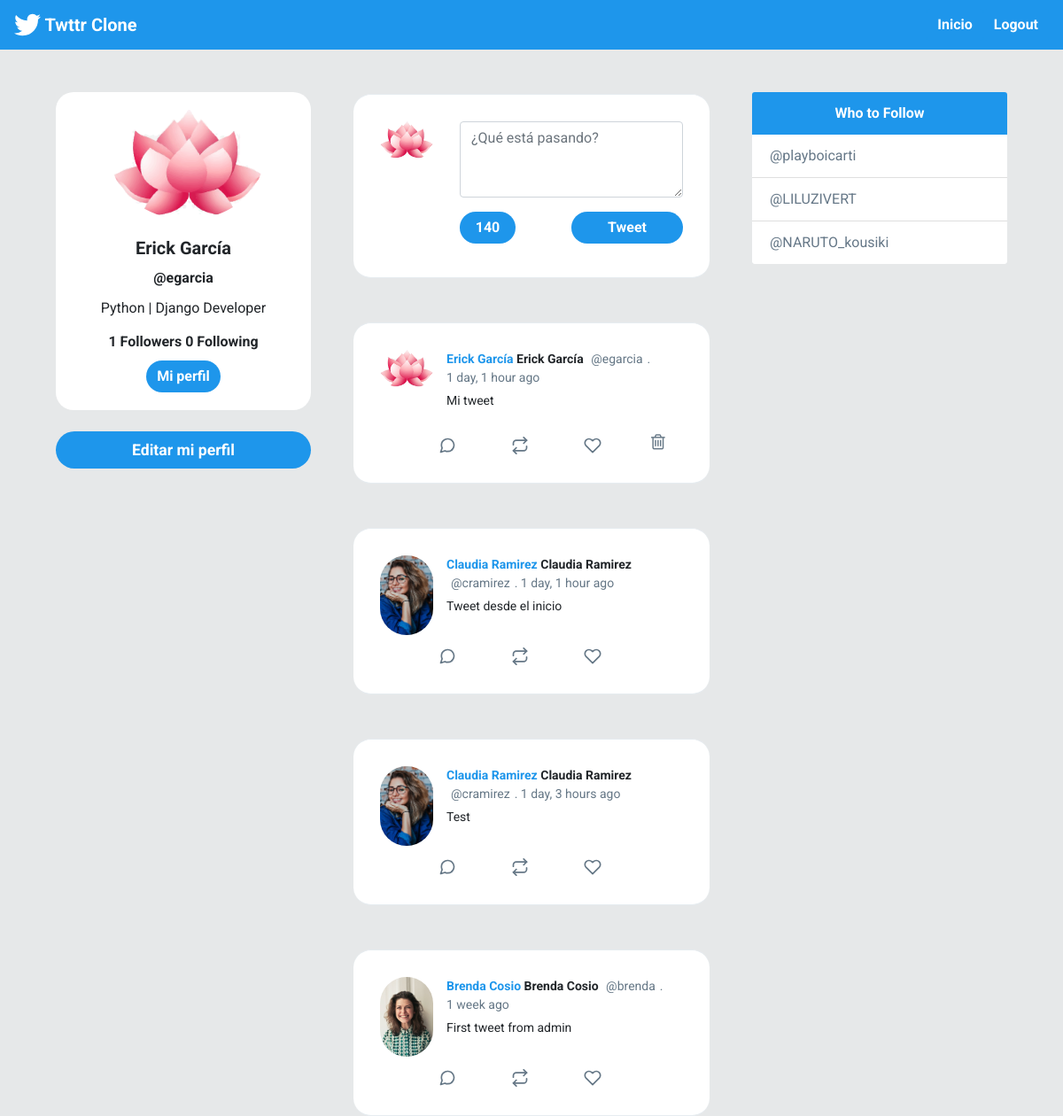
The app's page / (signed in) with its own data.
### twitter/models.py (models this page shows, shortened)
class Profile(models.Model):
    user = models.OneToOneField(User, on_delete=models.CASCADE)
    bio = models.CharField(default='Hola, twitter', max_length=100)
    image = models.ImageField(default='default.png')
    def following(self):
        user_ids = Relationship.objects.filter(from_user=self.user)\
            .values_list('to_user_id', flat=True)
        return User.objects.filter(id__in=user_ids)
    def followers(self):
        user_ids = Relationship.objects.filter(to_user=self.user)\
            .values_list('from_user_id', flat=True)
        return User.objects.filter(id__in=user_ids)

class Post(models.Model):
    timestamp = models.DateTimeField(default=timezone.now)
    content = models.TextField()
    user = models.ForeignKey(User, on_delete=models.CASCADE, related_name='posts')
    class Meta:
        ordering = ['-timestamp']

### twitter/views.py (the view)
# urls.py: 2. Add a URL to urlpatterns:  path('', views.home, name='home')
@login_required
def home(request):
    posts = Post.objects.all()
    if request.method == 'POST':
        form = PostForm(request.POST)
        if form.is_valid():
            post = form.save(commit=False)
            post.user = request.user
            post.save()
            return redirect('home')
    else:
        form = PostForm()
    context = {'posts': posts, 'form': form}
    return render(request, 'twitter/newsfeed.html', context)

### twitter/forms.py
class PostForm(forms.ModelForm):
    content = forms.CharField(widget=forms.Textarea(attrs={
                                'class': 'form-control w-100',
                                'id': 'contentsBos',
                                'rows': '3',
                                'placeholder': '¿Qué está pasando?'}))
    class Meta:
        model = Post
        fields = ['content']

### twitter/templates/twitter/newsfeed.html (shortened to what this page needs)
{% extends 'twitter/layout.html' %}
{% load humanize %}
{% block content %}
<div id="main" class="container-fluid d-flex">
    <div class="sidebar m-5 d-none d-md-block">
        <div class="">
            <div class="card " style="width: 18rem; text-align:center;border-radius: 20px;">
                <img class="card-img-top rounded-circle"
                    style="width:60%; position: relative;left: 62px;padding-top: 20px;"
                    src="{{ request.user.profile.image.url }}" alt="Card image cap">
                <div class="card-body">
                    <h5 class="card-title font-weight-bold">{{ request.user.first_name }}</h5>
                    <h6 class="card-title font-weight-bold">@{{ request.user }}</h6>
                    <p class="card-text">{{ request.user.profile.bio }}</p>
                    <h6 class="card-title font-weight-bold">
                        {{request.user.profile.followers.count}} Followers
                        {{request.user.profile.following.count}} Following
                    </h6>
                    <a href="{% url 'profile' request.user %}" class="btn  text-white rounded-pill">Mi perfil</a>
                </div>
            </div>
            <a href="{% url 'edit' %}" id="addATweetLeft" onclick="addTweet()" type="button"
                style="border-radius: 30px; font-size: 1.1rem; font-weight:bold;"
                class="btn btn-lg btn-block mt-4 text-white ">Editar mi perfil</a>
        </div>
    </div>
    <div class="content">
        <div id="inputTweetArea" class="tweet-wrap">
            <div class="d-flex">
                <div class="col-xs">
                    <img src="{{ request.user.profile.image.url }}" alt=""
                        class="avator">
                </div>
                <form class="col pr-0" method="post">
                    {{ form.content }}
                    <div class="container d-flex" style="padding: 1rem 0 0 0;">
                        <div id="leftBtn">
                            <div id="charBadge" class="badge badge-pill badge-primary ml-2"
                                style="display: flex;align-items: center;width: 50%;justify-content: center;">
                                <div id="charCountArea">140</div>
                            </div>
                        </div>
                        <div id="rightBtn">
                            <button class="btn rounded-pill" style="width: 100%;">Tweet</button>
                        </div>
                    </div>
                </form>
            </div>
        </div>
        {% for post in posts %}
        <div id="tweetCards">
            <div class="tweet-wrap" style="border-radius:20px">
                <div class="tweet-header">
                    <img src="{{ post.user.profile.image.url }}"
                        alt="" class="avator">
                    <div class="tweet-header-info">
                        <a href="{% url 'profile' post.user %}">
                            {{ post.user.first_name }}
                        </a>
                        {{ post.user.first_name }} <span>@{{ post.user }}</span><span>. {{ post.timestamp|naturaltime }}
                        </span>
                        <p>{{ post.content }}</p>
                    </div>
                </div>
                <div class="tweet-info-counts">
                    <div class="comments">
                        <button style="background: white; border: none;">
                        </button>
                    </div>
                    <div class="retweets">
                        <button style="background: white; border: none;">
                        </button>
                    </div>
                    <div class="likes">
                        <button style="background: white; border: none;">
                        </button>
                    </div>
                    {% if request.user == post.user %}
                    <div class="trash">
                        <a href="{% url 'delete' post.id %}" style="background: white; border: none;">
                            <i class="fa fa-trash-o" style="color:#657786; font-size: 20px" aria-hidden="true"></i>
                        </a>
                    </div>
                    {% endif %}
                </div>
            </div>
        </div>
        {% endfor %}
    </div>
    <div class="sidebar m-5 d-none d-xl-block">
        <div class="card" style="width: 18rem;">
            <div class="card-header">
                Who to Follow
            </div>
            <ul class="list-group list-group-flush">
                <li class="list-group-item"><a href="https://twitter.com/playboicarti"
                        style="text-decoration: none;color: #657787;">@playboicarti</a></li>
                <li class="list-group-item"><a href="https://twitter.com/LILUZIVERT"
                        style="text-decoration: none;color: #657787;">@LILUZIVERT</a></li>
                <li class="list-group-item"><a href="https://twitter.com/NARUTO_kousiki"
                        style="text-decoration: none;color: #657787;">@NARUTO_kousiki</a></li>
            </ul>
        </div>
    </div>
</div>
{% endblock content %}

### twitter/static/css/style.css (style rules this page uses)
body { background: #E6E8E9; ; font-family: 'Asap', sans-serif; font-family: 'Roboto', sans-serif; }
img { max-width: 100%; }
.avator { border-radius: 100px; width: 60px; margin-right: 15px; }
.card { border: none; }
.card-header { background-color: #1E96EB ; color: white; text-align: center; font-weight: bold; border: none; }
#main { justify-content: center; }
#inputTweetArea { border-radius: 20px; }
#leftBtn { width: 50%; text-align: left; padding: 0; }
#rightBtn { width: 50%; text-align: right; padding: 0; }
.tweet-wrap { max-width: 490px; background: #fff; margin: 0 auto; margin-top: 50px; border-radius: 3px; padding: 30px; border-bottom: 1px solid #e6ecf0; border-top: 1px solid #e6ecf0; }
.tweet-header { display: flex; align-items: flex-start; font-size: 14px; }
.tweet-header-info { font-weight: bold; }
.tweet-header-info span { color: #657786; font-weight: normal; margin-left: 5px; }
.tweet-header-info p { font-weight: normal; margin-top: 5px; }
.tweet-info-counts { display: flex; margin-left: 60px; margin-top: 10px; }
.tweet-info-counts div { display: flex; margin-right: 20px; }
.tweet-info-counts div svg { color: #657786; margin-right: 10px; }
.btn { background-color: #1E96EB ; border-style: none; font-weight: bold; color: white; }
#charBadge { background-color: #1E96EB ; position: relative; left: -8px; font-size: 1rem; height: 100%; }
a:link { color: #1E96EB ; text-decoration: none; }

### records on screen
Post: user.profile.image (picture), user.first_name "Erick García", user "egarcia", timestamp "1 day, 1 hour ago", content "Mi tweet"
Post: user.profile.image (picture), user.first_name "Claudia Ramirez", user "cramirez", timestamp "1 day, 1 hour ago", content "Tweet desde el inicio"
Post: user.profile.image (picture), user.first_name "Claudia Ramirez", user "cramirez", timestamp "1 day, 3 hours ago", content "Test"
Post: user.profile.image (picture), user.first_name "Brenda Cosio", user "brenda", timestamp "1 week ago", content "First tweet from admin"

### other values on screen
{{ request.user.first_name }} "Erick García"
{{ request.user }} "egarcia"
{{ request.user.profile.bio }} "Python | Django Developer"
{{ request.user.profile.followers.count }} "1"
{{ request.user.profile.following.count }} "0"
